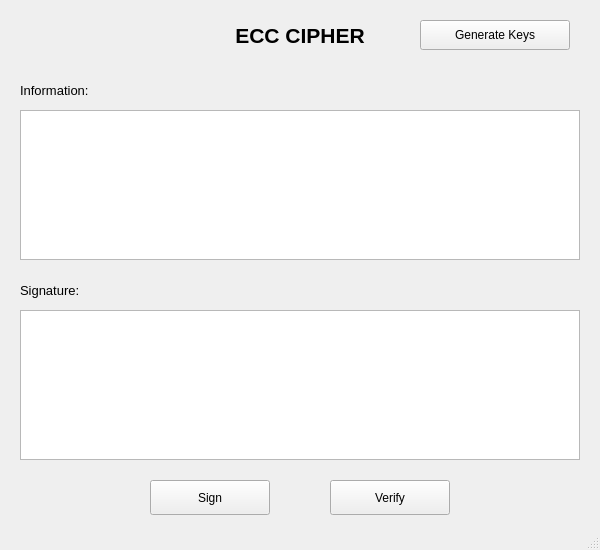
<?xml version="1.0" encoding="UTF-8"?>
<ui version="4.0">
 <class>MainWindow</class>
 <widget class="QMainWindow" name="MainWindow">
  <property name="geometry">
   <rect>
    <x>0</x>
    <y>0</y>
    <width>600</width>
    <height>550</height>
   </rect>
  </property>
  <property name="windowTitle">
   <string>ECC Cipher</string>
  </property>
  <widget class="QWidget" name="centralwidget">
   <widget class="QLabel" name="label">
    <property name="geometry">
     <rect>
      <x>150</x>
      <y>10</y>
      <width>300</width>
      <height>50</height>
     </rect>
    </property>
    <property name="font">
     <font>
      <pointsize>16</pointsize>
      <weight>75</weight>
      <bold>true</bold>
     </font>
    </property>
    <property name="text">
     <string>ECC CIPHER</string>
    </property>
    <property name="alignment">
     <set>Qt::AlignCenter</set>
    </property>
   </widget>
   <widget class="QPushButton" name="btn_gen_keys">
    <property name="geometry">
     <rect>
      <x>420</x>
      <y>20</y>
      <width>150</width>
      <height>30</height>
     </rect>
    </property>
    <property name="text">
     <string>Generate Keys</string>
    </property>
   </widget>
   <widget class="QLabel" name="label_2">
    <property name="geometry">
     <rect>
      <x>20</x>
      <y>80</y>
      <width>100</width>
      <height>20</height>
     </rect>
    </property>
    <property name="font">
     <font>
      <pointsize>10</pointsize>
     </font>
    </property>
    <property name="text">
     <string>Information:</string>
    </property>
   </widget>
   <widget class="QPlainTextEdit" name="txt_info">
    <property name="geometry">
     <rect>
      <x>20</x>
      <y>110</y>
      <width>560</width>
      <height>150</height>
     </rect>
    </property>
   </widget>
   <widget class="QLabel" name="label_3">
    <property name="geometry">
     <rect>
      <x>20</x>
      <y>280</y>
      <width>100</width>
      <height>20</height>
     </rect>
    </property>
    <property name="font">
     <font>
      <pointsize>10</pointsize>
     </font>
    </property>
    <property name="text">
     <string>Signature:</string>
    </property>
   </widget>
   <widget class="QPlainTextEdit" name="txt_sign">
    <property name="geometry">
     <rect>
      <x>20</x>
      <y>310</y>
      <width>560</width>
      <height>150</height>
     </rect>
    </property>
   </widget>
   <widget class="QPushButton" name="btn_sign">
    <property name="geometry">
     <rect>
      <x>150</x>
      <y>480</y>
      <width>120</width>
      <height>35</height>
     </rect>
    </property>
    <property name="text">
     <string>Sign</string>
    </property>
   </widget>
   <widget class="QPushButton" name="btn_verify">
    <property name="geometry">
     <rect>
      <x>330</x>
      <y>480</y>
      <width>120</width>
      <height>35</height>
     </rect>
    </property>
    <property name="text">
     <string>Verify</string>
    </property>
   </widget>
  </widget>
  <widget class="QMenuBar" name="menubar">
   <property name="geometry">
    <rect>
     <x>0</x>
     <y>0</y>
     <width>600</width>
     <height>21</height>
    </rect>
   </property>
  </widget>
  <widget class="QStatusBar" name="statusbar"/>
 </widget>
 <resources/>
 <connections/>
</ui>
